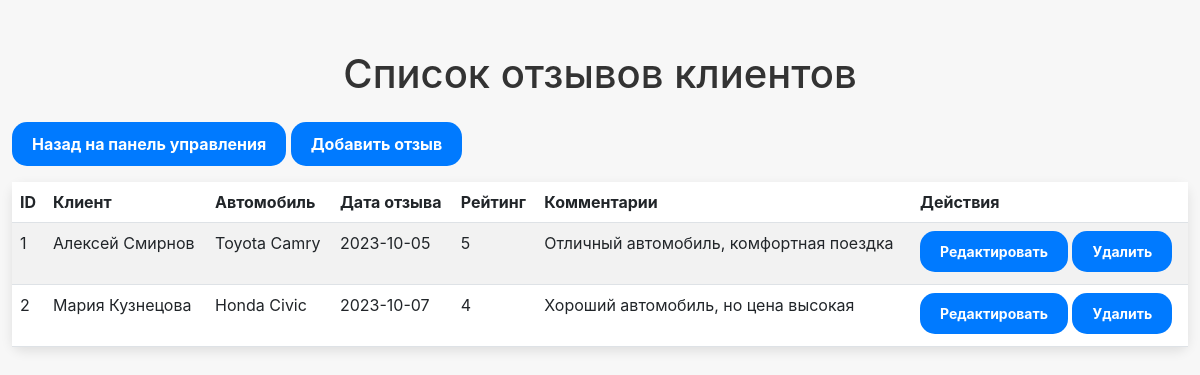
/view_customer_feedback (signed in), run on the app's committed database.
### models.py (models this page shows)
class CustomerFeedback(db.Model):
    __tablename__ = 'customer_feedback'
    feedback_id = db.Column(db.Integer, primary_key=True)
    client_id = db.Column(db.Integer, db.ForeignKey('clients.client_id'), nullable=False)
    car_id = db.Column(db.Integer, db.ForeignKey('cars.car_id'), nullable=False)
    feedback_date = db.Column(db.Date, nullable=False)
    rating = db.Column(db.Integer, nullable=False)
    comments = db.Column(db.Text)
    client = db.relationship('Client', backref='customer_feedback')
    car = db.relationship('Car', backref='customer_feedback')

class Client(db.Model):
    __tablename__ = 'clients'
    client_id = db.Column(db.Integer, primary_key=True)
    first_name = db.Column(db.String(50), nullable=False)
    last_name = db.Column(db.String(50), nullable=False)
    phone_number = db.Column(db.String(20))
    email = db.Column(db.String(120), unique=True, nullable=False)
    address = db.Column(db.String(150))
    date_of_birth = db.Column(db.Date)
    gender = db.Column(db.String(10))
    preferred_contact_method = db.Column(db.String(20))

class Car(db.Model):
    __tablename__ = 'cars'
    car_id = db.Column(db.Integer, primary_key=True)
    make = db.Column(db.String(50), nullable=False)
    model = db.Column(db.String(50), nullable=False)
    year = db.Column(db.Integer, nullable=False)
    vin = db.Column(db.String(17), unique=True, nullable=False)
    color = db.Column(db.String(20))
    price = db.Column(db.Float, nullable=False)
    mileage = db.Column(db.Integer)
    status = db.Column(db.String(20), nullable=False)
    fuel_type = db.Column(db.String(20))
    transmission = db.Column(db.String(20))
    body_type = db.Column(db.String(20))

### customer_feedbacks.py (the view)
    @app.route('/view_customer_feedback')
    def view_customer_feedback():
        if 'user_id' not in session:
            flash('Пожалуйста, войдите для доступа к этой странице.', 'warning')
            return redirect(url_for('login'))
        customer_feedback = CustomerFeedback.query.all()
        return render_template('view_customer_feedback.html', customer_feedback=customer_feedback)

### app.py (called while the page is built)
@app.before_request
def before_request():
    app.logger.debug(f"Запрос: {request.method} {request.url}")

@app.after_request
def after_request(response):
    app.logger.debug(f"Ответ: {response.status}")
    return response

### templates/view_customer_feedback.html (shortened to what this page needs)
<!DOCTYPE html>
<html lang="ru">
<head>
    <link rel="stylesheet" href="https://cdnjs.cloudflare.com/ajax/libs/bootstrap/5.3.0-alpha1/css/bootstrap.min.css">
    <link rel="stylesheet" href="https://cdnjs.cloudflare.com/ajax/libs/font-awesome/6.0.0-beta3/css/all.min.css">
</head>
<body>
<div class="container">
    <h1 class="text-center mb-4">Список отзывов клиентов</h1>
    <a href="{{ url_for('dashboard') }}" class="btn btn-primary mb-3">Назад на панель управления</a>
    <a href="{{ url_for('add_customer_feedback') }}" class="btn btn-success mb-3">Добавить отзыв</a>
    <table class="table table-striped">
        <thead>
            <tr>
                <th>ID</th>
                <th>Клиент</th>
                <th>Автомобиль</th>
                <th>Дата отзыва</th>
                <th>Рейтинг</th>
                <th>Комментарии</th>
                <th>Действия</th>
            </tr>
        </thead>
        <tbody>
            {% for feedback in customer_feedback %}
            <tr>
                <td>{{ feedback.feedback_id }}</td>
                <td>{{ feedback.client.first_name }} {{ feedback.client.last_name }}</td>
                <td>{{ feedback.car.make }} {{ feedback.car.model }}</td>
                <td>{{ feedback.feedback_date }}</td>
                <td>{{ feedback.rating }}</td>
                <td>{{ feedback.comments }}</td>
                <td>
                    <a href="{{ url_for('edit_customer_feedback', feedback_id=feedback.feedback_id) }}" class="btn btn-primary btn-sm mb-1">Редактировать</a>
                    <form action="{{ url_for('delete_customer_feedback', feedback_id=feedback.feedback_id) }}" method="post" style="display:inline;">
                        <button type="submit" class="btn btn-danger btn-sm mb-1">Удалить</button>
                    </form>
                </td>
            </tr>
            {% endfor %}
        </tbody>
    </table>
</div>
</body>
</html>

### templates/view_customer_feedback.html (style rules this page uses)
body { background-color: #f7f7f7; font-family: -apple-system, BlinkMacSystemFont, "San Francisco", "Helvetica Neue", sans-serif; color: #333; }
.container { margin-top: 50px; max-width: 1200px; }
.table { background-color: #fff; border-radius: 10px; box-shadow: 0 4px 12px rgba(0, 0, 0, 0.1); }
.btn { border-radius: 15px; padding: 10px 20px; background-color: #007aff; border: none; color: #fff; font-weight: bold; }

### data on the page
CustomerFeedback: feedback_id "1", client.first_name "Алексей", client.last_name "Смирнов", car.make "Toyota", car.model "Camry", feedback_date "2023-10-05", rating "5", comments "Отличный автомобиль, комфортная поездка"
CustomerFeedback: feedback_id "2", client.first_name "Мария", client.last_name "Кузнецова", car.make "Honda", car.model "Civic", feedback_date "2023-10-07", rating "4", comments "Хороший автомобиль, но цена высокая"
